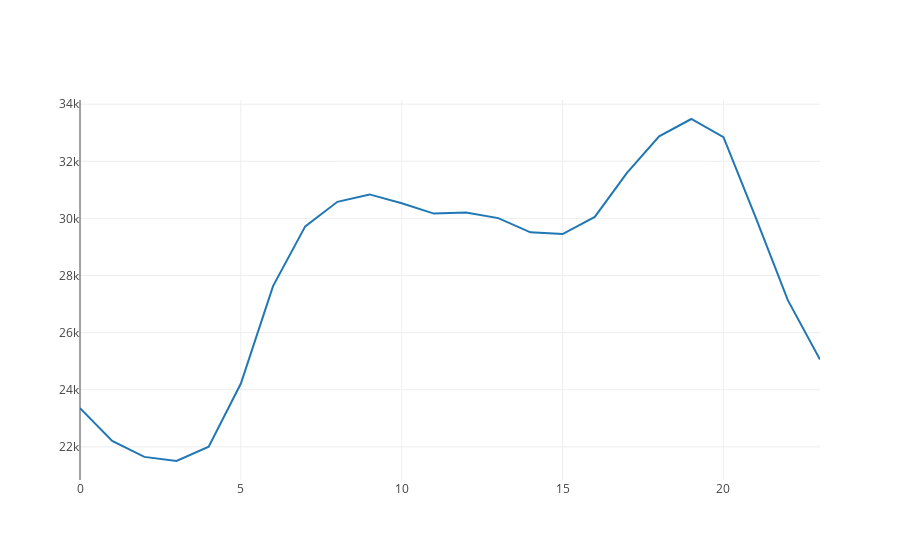

Here is the notebook cell this chart was saved with:
### Code cell
val dfGroupByHours = dfDemandaHorasEnero
    .withColumn("includedData", explode($"included"))
    .withColumn("valores", explode($"includedData.attributes.values"))
    .select(
        $"includedData.type".as("TipoDemanda"),
        $"valores.datetime",
        $"valores.value"
    )
    .groupBy(hour($"datetime").alias("hour"))
    .agg(mean("value").alias("mean_value"))
    .orderBy("hour")

val seqHour = dfGroupByHours.select("hour").as[String].collect.toSeq
val seqMeanValues = dfGroupByHours.select("mean_value").as[Double].collect.toSeq

val Demanda = Scatter(
    seqHour,
    seqMeanValues,
    name = "Demanda"
)
val data = Seq(Demanda)
plot(data)

### Figure 1 — Plotly figure (JSON) as saved in the notebook; plotly's stock layout.template omitted (floating-point values rounded to 4 significant figures)
{"data": [{"name": "Demanda", "type": "scatter", "x": ["0", "1", "2", "3", "4", "5", "6", "7", "8", "9", "10", "11", "12", "13", "14", "15", "16", "17", "18", "19", "20", "21", "22", "23"], "y": [23360.0, 22210.0, 21650.0, 21500.0, 22010.0, 24220.0, 27630.0, 29720.0, 30580.0, 30840.0, 30530.0, 30170.0, 30210.0, 30010.0, 29510.0, 29450.0, 30050.0, 31590.0, 32870.0, 33480.0, 32850.0, 30040.0, 27140.0, 25060.0]}], "layout": {"autosize": true, "xaxis": {"autorange": true, "range": [0, 23], "type": "linear"}, "yaxis": {"autorange": true, "range": [20840.0, 34150.0], "type": "linear"}}}
